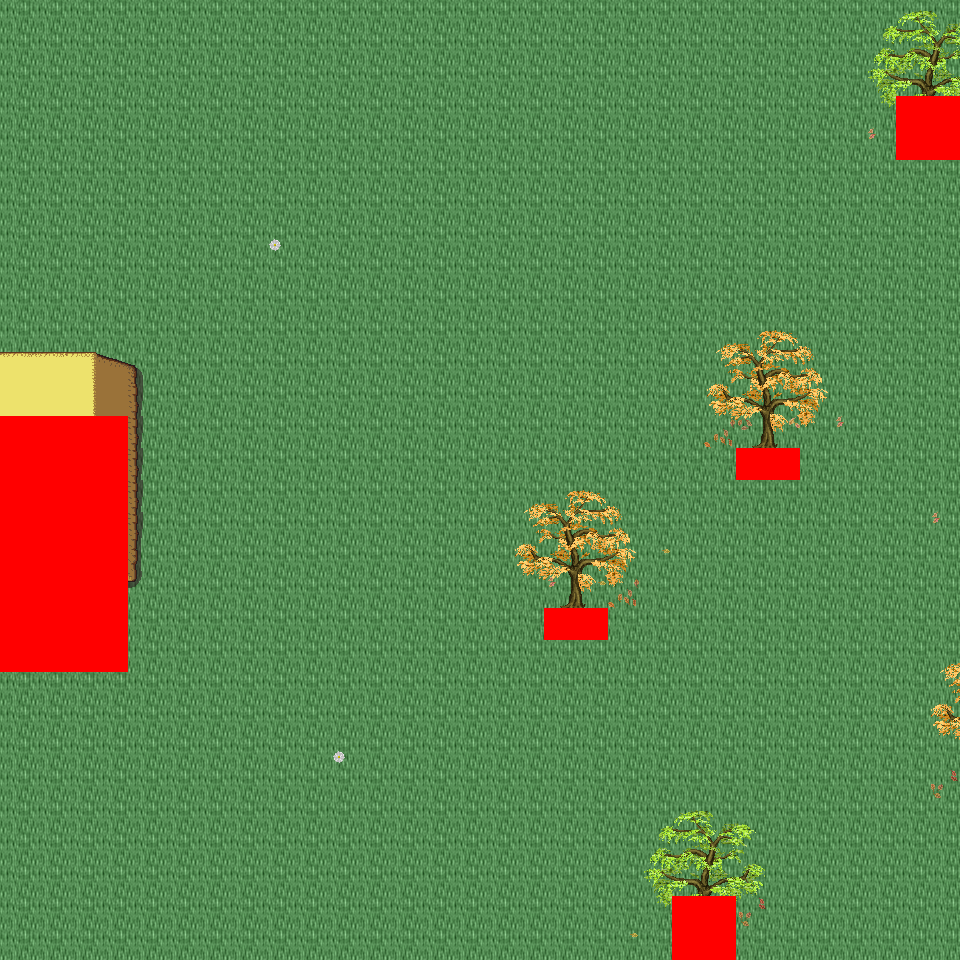

A 2D game scene composited from a Tiled map and its tileset images. What follows is a short description and the map's XML, with each tile layer's data collapsed to a summary:
An orthogonal 30x30 tile map with 32x32 px tiles, 6 tile layers (Ground, Object, Object2, Above, ...), 32 tilesets and 6 objects (6x mapExit).

<map version="1.0" orientation="orthogonal" renderorder="right-down" width="30" height="30" tilewidth="32" tileheight="32" nextobjectid="7">
  <tileset firstgid="1" name="tileset_logic_collision" tilewidth="32" tileheight="32" tilecount="1" columns="1">
    <image source="../drawable/tileset_logic_collision.png" width="32" height="32" />
  </tileset>
  <tileset firstgid="2" name="tileset_ground_ground" tilewidth="32" tileheight="32" tilecount="33" columns="3">
    <image source="../drawable/tileset_ground_ground.png" width="96" height="352" />
  </tileset>
  <tileset firstgid="35" name="tileset_building_castle" tilewidth="32" tileheight="32" tilecount="320" columns="20">
    <image source="../drawable/tileset_building_castle.png" width="640" height="512" />
  </tileset>
  <tileset firstgid="355" name="tileset_building_roof_blue" tilewidth="32" tileheight="32" tilecount="20" columns="5">
    <image source="../drawable/tileset_building_roof_blue.png" width="160" height="128" />
  </tileset>
  <tileset firstgid="375" name="tileset_item_weapon_cannon" tilewidth="32" tileheight="32" tilecount="12" columns="3">
    <image source="../drawable/tileset_item_weapon_cannon.png" width="96" height="128" />
  </tileset>
  <tileset firstgid="387" name="tileset_ground_stonecircle" tilewidth="32" tileheight="32" tilecount="81" columns="9">
    <image source="../drawable/tileset_ground_stonecircle.png" width="288" height="288" />
  </tileset>
  <tileset firstgid="468" name="tileset_ground_grass_edges" tilewidth="32" tileheight="32" tilecount="36" columns="12">
    <image source="../drawable/tileset_ground_grass_edges.png" width="384" height="96" />
  </tileset>
  <tileset firstgid="504" name="tileset_ground_grass_corners" tilewidth="32" tileheight="32" tilecount="24" columns="6">
    <image source="../drawable/tileset_ground_grass_corners.png" width="192" height="128" />
  </tileset>
  <tileset firstgid="528" name="tileset_plant_tree_fall_trees" tilewidth="32" tileheight="32" tilecount="40" columns="8">
    <image source="../drawable/tileset_plant_tree_fall_trees.png" width="256" height="160" />
  </tileset>
  <tileset firstgid="568" name="tileset_plant_tree_locust_tree" tilewidth="32" tileheight="32" tilecount="20" columns="4">
    <image source="../drawable/tileset_plant_tree_locust_tree.png" width="128" height="160" />
  </tileset>
  <tileset firstgid="588" name="tileset_furniture_light_lamp_blue" tilewidth="32" tileheight="32" tilecount="3" columns="1">
    <image source="../drawable/tileset_furniture_light_lamp_blue.png" width="32" height="96" />
  </tileset>
  <tileset firstgid="591" name="tileset_item_pot_pot_purple" tilewidth="32" tileheight="32" tilecount="1" columns="1">
    <image source="../drawable/tileset_item_pot_pot_purple.png" width="32" height="32" />
  </tileset>
  <tileset firstgid="592" name="tileset_item_pot_barrel_with_flower" tilewidth="32" tileheight="32" tilecount="2" columns="2">
    <image source="../drawable/tileset_item_pot_barrel_with_flower.png" width="64" height="32" />
  </tileset>
  <tileset firstgid="594" name="tileset_item_textile_laundry" tilewidth="32" tileheight="32" tilecount="16" columns="4">
    <image source="../drawable/tileset_item_textile_laundry.png" width="128" height="128" />
  </tileset>
  <tileset firstgid="610" name="tileset_plant_flower_daisy_blue" tilewidth="32" tileheight="32" tilecount="8" columns="2">
    <image source="../drawable/tileset_plant_flower_daisy_blue.png" width="64" height="128" />
  </tileset>
  <tileset firstgid="618" name="tileset_plant_flower_daisy_red" tilewidth="32" tileheight="32" tilecount="8" columns="2">
    <image source="../drawable/tileset_plant_flower_daisy_red.png" width="64" height="128" />
  </tileset>
  <tileset firstgid="626" name="tileset_plant_flower_daisy_white" tilewidth="32" tileheight="32" tilecount="8" columns="2">
    <image source="../drawable/tileset_plant_flower_daisy_white.png" width="64" height="128" />
  </tileset>
  <tileset firstgid="634" name="tileset_plant_flower_daisy_yellow" tilewidth="32" tileheight="32" tilecount="8" columns="2">
    <image source="../drawable/tileset_plant_flower_daisy_yellow.png" width="64" height="128" />
  </tileset>
  <tileset firstgid="642" name="tileset_light_dim_light_7x5" tilewidth="32" tileheight="32" tilecount="35" columns="7">
    <image source="../drawable/tileset_light_dim_light_7x5.png" width="224" height="160" />
  </tileset>
  <tileset firstgid="677" name="tileset_plant_stump_small_stump" tilewidth="32" tileheight="32" tilecount="4" columns="2">
    <image source="../drawable/tileset_plant_stump_small_stump.png" width="64" height="64" />
  </tileset>
  <tileset firstgid="681" name="tileset_plant_stump_stump_pale_purple" tilewidth="32" tileheight="32" tilecount="4" columns="2">
    <image source="../drawable/tileset_plant_stump_stump_pale_purple.png" width="64" height="64" />
  </tileset>
  <tileset firstgid="685" name="tileset_plant_indoor_small_flowerpots" tilewidth="32" tileheight="32" tilecount="4" columns="2">
    <image source="../drawable/tileset_plant_indoor_small_flowerpots.png" width="64" height="64" />
  </tileset>
  <tileset firstgid="689" name="tileset_plant_leaves" tilewidth="32" tileheight="32" tilecount="8" columns="4">
    <image source="../drawable/tileset_plant_leaves.png" width="128" height="64" />
  </tileset>
  <tileset firstgid="697" name="tileset_building_decoration_chimney" tilewidth="32" tileheight="32" tilecount="2" columns="1">
    <image source="../drawable/tileset_building_decoration_chimney.png" width="32" height="64" />
  </tileset>
  <tileset firstgid="699" name="tileset_building_decoration_orbpedestal" tilewidth="32" tileheight="32" tilecount="2" columns="1">
    <image source="../drawable/tileset_building_decoration_orbpedestal.png" width="32" height="64" />
  </tileset>
  <tileset firstgid="701" name="tileset_light_light_5x5" tilewidth="32" tileheight="32" tilecount="25" columns="5">
    <image source="../drawable/tileset_light_light_5x5.png" width="160" height="160" />
  </tileset>
  <tileset firstgid="726" name="tileset_plant_lily_pads" tilewidth="32" tileheight="32" tilecount="2" columns="1">
    <image source="../drawable/tileset_plant_lily_pads.png" width="32" height="64" />
  </tileset>
  <tileset firstgid="728" name="tileset_ground_ground_3" tilewidth="32" tileheight="32" tilecount="5" columns="5">
    <image source="../drawable/tileset_ground_ground_3.png" width="160" height="32" />
  </tileset>
  <tileset firstgid="733" name="tileset_building_cottage" tilewidth="32" tileheight="32" tilecount="256" columns="16">
    <image source="../drawable/tileset_building_cottage.png" width="512" height="512" />
  </tileset>
  <tileset firstgid="989" name="tileset_building_roof_thatched_roof" tilewidth="32" tileheight="32" tilecount="256" columns="16">
    <image source="../drawable/tileset_building_roof_thatched_roof.png" width="512" height="512" />
  </tileset>
  <tileset firstgid="1245" name="tileset_building_window_windows" tilewidth="32" tileheight="32" tilecount="256" columns="16">
    <image source="../drawable/tileset_building_window_windows.png" width="512" height="512" />
  </tileset>
  <tileset firstgid="1501" name="tileset_building_door_doors" tilewidth="32" tileheight="32" tilecount="256" columns="16">
    <image source="../drawable/tileset_building_door_doors.png" width="512" height="512" />
  </tileset>
  <layer name="Ground" width="30" height="30">
    <data>[900 cells, 888 non-empty, 1 distinct tile ids]</data>
  </layer>
  <layer name="Object" width="30" height="30">
    <data>[900 cells, 22 non-empty, 11 distinct tile ids]</data>
  </layer>
  <layer name="Object2" width="30" height="30">
    <data>[900 cells, 28 non-empty, 11 distinct tile ids]</data>
  </layer>
  <layer name="Above" width="30" height="30">
    <data>[900 cells, 100 non-empty, 50 distinct tile ids]</data>
  </layer>
  <layer name="Above2" width="30" height="30">
    <data>[900 cells, 30 non-empty, 12 distinct tile ids]</data>
  </layer>
  <layer name="Walkable" width="30" height="30">
    <data>[900 cells, 44 non-empty, 1 distinct tile ids]</data>
  </layer>
  <objectgroup name="MapEvents">
    <object id="1" name="south" type="mapExit" x="0" y="928" width="672" height="32">
      <properties>
        <property name="map" value="level_0_x37_y60" />
        <property name="x" value="0" />
        <property name="y" value="1" />
      </properties>
    </object>
    <object id="2" name="south2" type="mapExit" x="736" y="928" width="224" height="32">
      <properties>
        <property name="map" value="level_0_x37_y60" />
        <property name="x" value="23" />
        <property name="y" value="1" />
      </properties>
    </object>
    <object id="3" name="west" type="mapExit" x="0" y="0" width="32" height="416">
      <properties>
        <property name="map" value="level_0_x36_y59" />
        <property name="x" value="28" />
        <property name="y" value="0" />
      </properties>
    </object>
    <object id="4" name="west2" type="mapExit" x="0" y="672" width="32" height="288">
      <properties>
        <property name="map" value="level_0_x36_y59" />
        <property name="x" value="28" />
        <property name="y" value="21" />
      </properties>
    </object>
    <object id="5" name="east" type="mapExit" x="928" y="0" width="32" height="96">
      <properties>
        <property name="map" value="level_0_x38_y59" />
        <property name="x" value="1" />
        <property name="y" value="0" />
      </properties>
    </object>
    <object id="6" name="east2" type="mapExit" x="928" y="160" width="32" height="800">
      <properties>
        <property name="map" value="level_0_x38_y59" />
        <property name="x" value="1" />
        <property name="y" value="5" />
      </properties>
    </object>
  </objectgroup>
</map>
